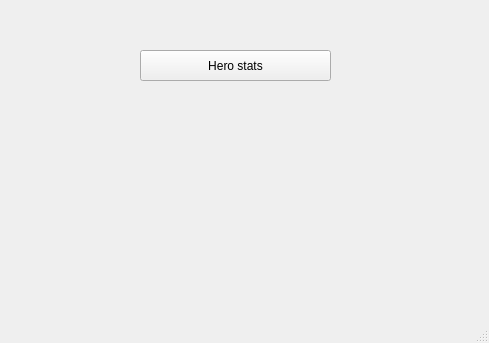
<?xml version="1.0" encoding="UTF-8"?>
<ui version="4.0">
 <class>MainWindow</class>
 <widget class="QMainWindow" name="MainWindow">
  <property name="geometry">
   <rect>
    <x>0</x>
    <y>0</y>
    <width>489</width>
    <height>343</height>
   </rect>
  </property>
  <property name="windowTitle">
   <string>MainWindow</string>
  </property>
  <widget class="QWidget" name="centralwidget">
   <widget class="QPushButton" name="pushButton_hero_stats">
    <property name="geometry">
     <rect>
      <x>140</x>
      <y>50</y>
      <width>191</width>
      <height>31</height>
     </rect>
    </property>
    <property name="text">
     <string>Hero stats</string>
    </property>
   </widget>
  </widget>
  <widget class="QMenuBar" name="menubar">
   <property name="geometry">
    <rect>
     <x>0</x>
     <y>0</y>
     <width>489</width>
     <height>24</height>
    </rect>
   </property>
  </widget>
  <widget class="QStatusBar" name="statusbar"/>
 </widget>
 <resources/>
 <connections/>
</ui>
